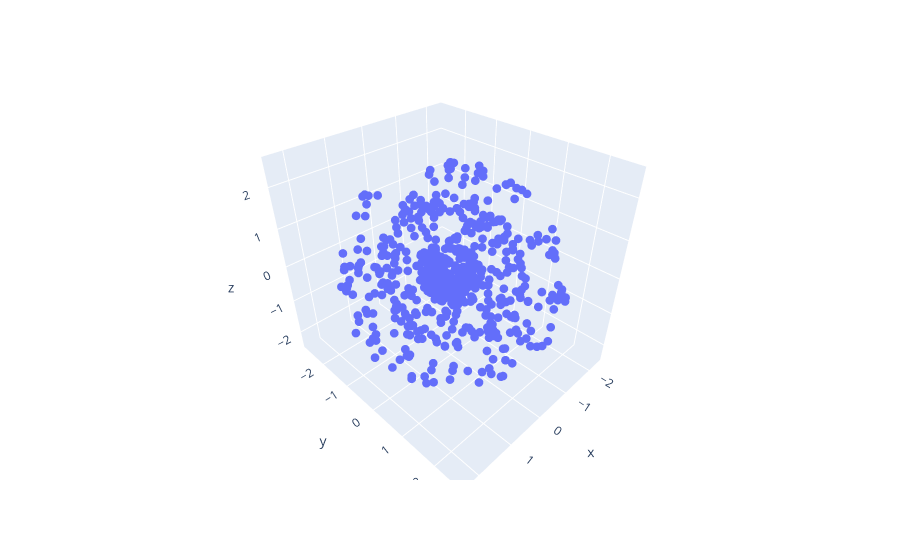

Notebook cell for this chart:
### Code cell
import plotly.express as px

fig = px.scatter_3d(
    x=X_spheres[:, 0],
    y=X_spheres[:, 1],
    z=X_spheres[:, 2],
    color_continuous_scale=px.colors.qualitative.Vivid,
)
fig.update_traces(marker=dict(size=3))
fig.show()

### Figure 1 — Plotly figure (JSON) as saved in the notebook; plotly's stock layout.template omitted (floating-point values rounded to 4 significant figures; data arrays with more than 128 entries replaced by an {"elided": "..."} marker saying what was removed)
{"data": [{"hovertemplate": "x=%{x}<br>y=%{y}<br>z=%{z}<extra></extra>", "legendgroup": "", "marker": {"color": "#636efa", "size": 3, "symbol": "circle"}, "mode": "markers", "name": "", "scene": "scene", "showlegend": false, "type": "scatter3d", "x": {"elided": "600 float values"}, "y": {"elided": "600 float values"}, "z": {"elided": "600 float values"}}], "layout": {"legend": {"tracegroupgap": 0}, "margin": {"t": 60}, "scene": {"domain": {"x": [0, 1], "y": [0, 1]}, "xaxis": {"title": {"text": "x"}}, "yaxis": {"title": {"text": "y"}}, "zaxis": {"title": {"text": "z"}}}}}
